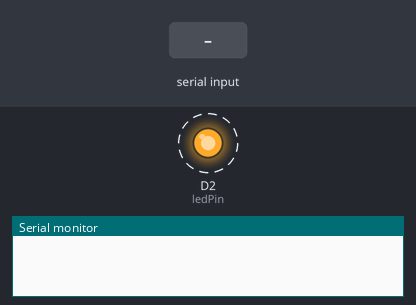
A sketch run on a simulated Arduino Zero (SAMD21). Parts: output pins drawn as LEDs (lit = HIGH), the last lines printed to the serial monitor. Dashed ring = blinking. Inputs (shaded band) come from the test bench. Pins used as bus, display or sensor lines are not drawn.

Above: at 5.9 s.
6.3 s: "1" received over Serial
At 7.5 s:
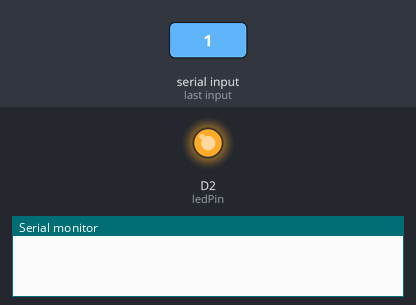
At 7.9 s:
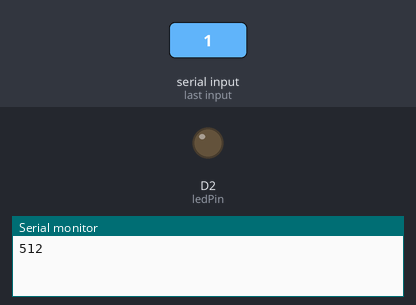
Timing chart, 0 to 15.3 s (numbered marks = the images above; inputs shaded):
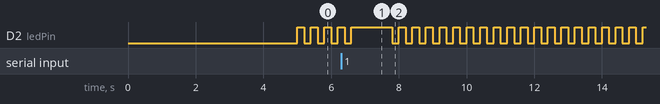

The sketch:

sketch_soil.ino
```cpp
int powerPin = 12;
int ledPin = 2; // digital 2

void setup() {
  pinMode(powerPin, OUTPUT);  // Sensor Power
  pinMode(ledPin, OUTPUT);  // LED when measuring
  SerialUSB.begin(115200);  //Serial connection to Serial Monitor
  delay(5000);  //This delays the start of the module so all information can be captured in the Serial monitor
}


void loop() {
  if (SerialUSB.available()) {
      SerialUSB.read(); //don't care what we read

      measure();
  }
  blinkLed(200);
}

void blinkLed(int ms) {
  digitalWrite(ledPin, HIGH);
  delay(ms);
  digitalWrite(ledPin, LOW);
  delay(ms);
}

void measure() {
  int val;

  digitalWrite(ledPin, HIGH);
  digitalWrite(powerPin, HIGH);
  delay(1000);
  val = analogRead(A2);
  digitalWrite(powerPin, LOW);
  digitalWrite(ledPin, LOW);
  sendmessage(val);
}

void sendmessage(int v) {
  SerialUSB.println(v);
}
```
